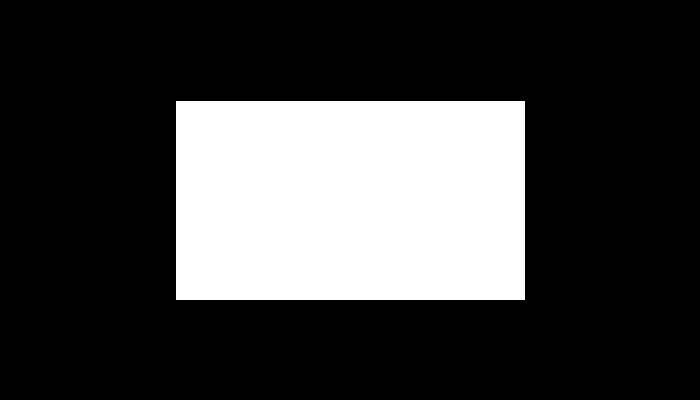
Frame 1 (no input)
Frame 60 (the mouse pressed at the canvas centre just before this capture): identical to frame 1, image omitted
Frame 120 (the mouse held since frame 60 and released just before this capture): identical to frame 1, image omitted

The Processing sketch that drew this single still picture (run headless with seeded random() and noise(); from frame 60 on, the mouse is pressed at the canvas centre):

// Processing sketch: Hello_World
// ── Hello_World.pde
//Global Variables
int appWidth, appHeight;
float centerX, centerY, xStart, yStart, widthRect, heightRect;
//
void setup() {
  //Declaring Display Geometry: landscape, square, potrait
  size(700, 400); //Able to deploy with efullscreen();      
  appWidth = width;
  appHeight = height;
  //
  //Concatenation , -or- +
  println("\t\t\tWidth="+width, "\tHeight="+height);
  println("Display Monitor:", "\twidth:"+displayWidth, "height:"+displayHeight);
  //
  String ls="landscapes or Square", p="potrait", DO="Display Orientation", instruct ="Breh, turn your phon";
  //
  if ( appWidth >= appHeight ) { //Declaring Landscape & Square 
    println(instruct);
  } else {
    println("Display: Good to Go");
    if ( appWidth > displayWidth ) { //Fitting CANVAS into Monitor display} else {
    appWidth=0;
    appHeight=0;
    println("STOP, is broken");
    } else {
      //Empty ELSE
    }
  } 
  //Population
  centerX = width * 1/2;
  centerY = height *1/2;
  xStart = centerX - (width * 1/4); 
  yStart = centerY - (height * 1/4);
  widthRect = width * 1/2;
  heightRect = height * 1/2;
} //End setup
//

void draw() {
  // New Background 
  // Night mode means backgroubd cannot have blue // change randome for night mode, hard core "0"
  background(0); //Gray Scale & Blue Issue for night mode
  rect(xStart, yStart, widthRect, heightRect);
} //End draw
//
void keyPressed() {} //End keyPressed
//
void mousePressed() {} //End mousePressed
//
//End Main Program
